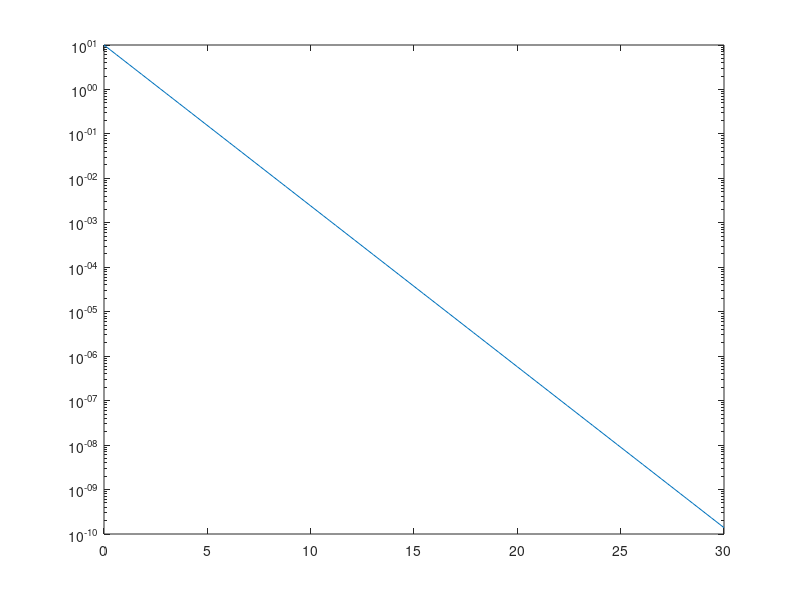

MATLAB code to generate this figure:
%%%% Here is the ratio of the fluxes

tau_a=linspace(0.,30.);
tau_b=tau_a/6.;

absorb_a=exp(-tau_a);
absorb_b=exp(-tau_b).*0.1;

ratio_fluxes=absorb_a./absorb_b;

semilogy(tau_a,ratio_fluxes)